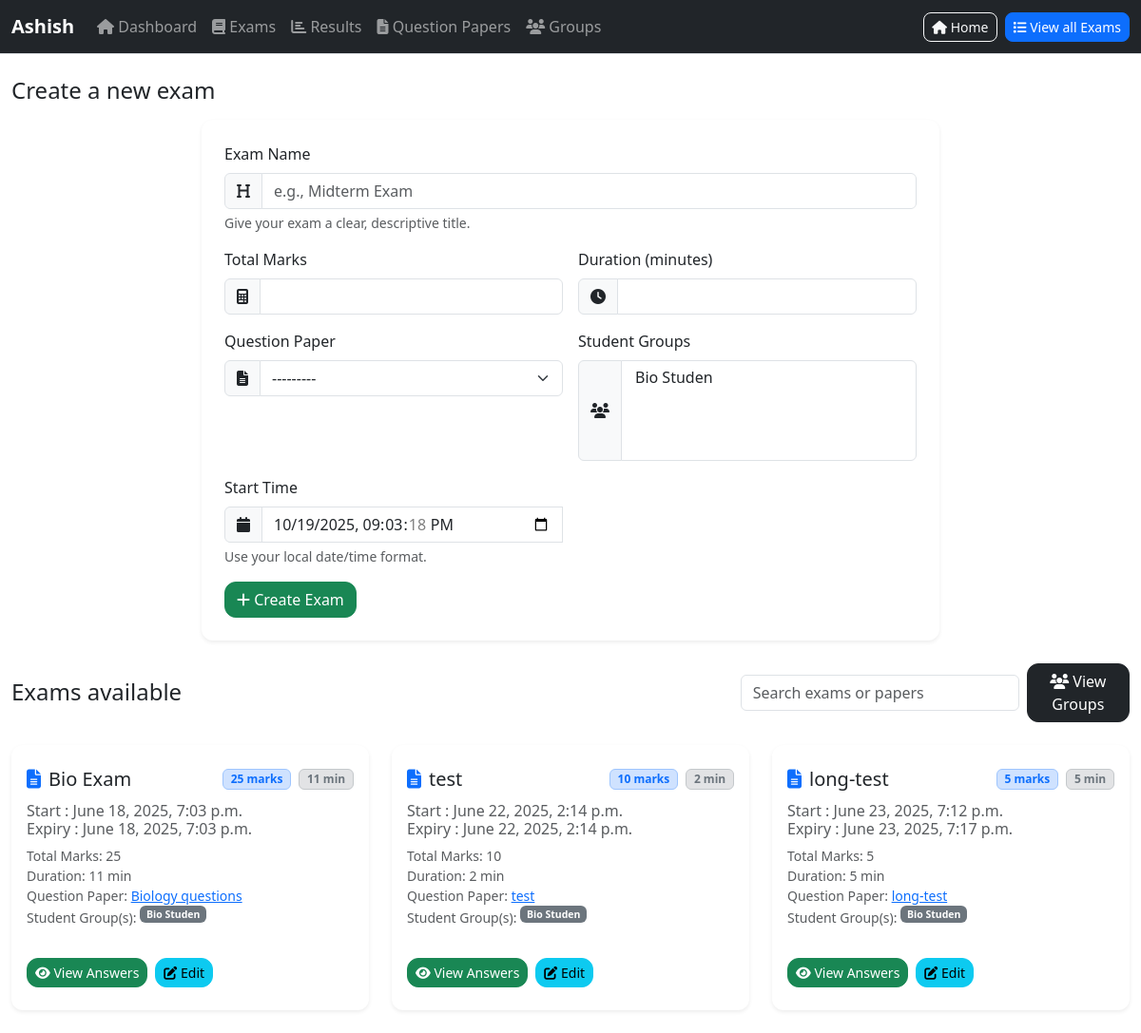
The app's page /prof/exams (signed in), older data.
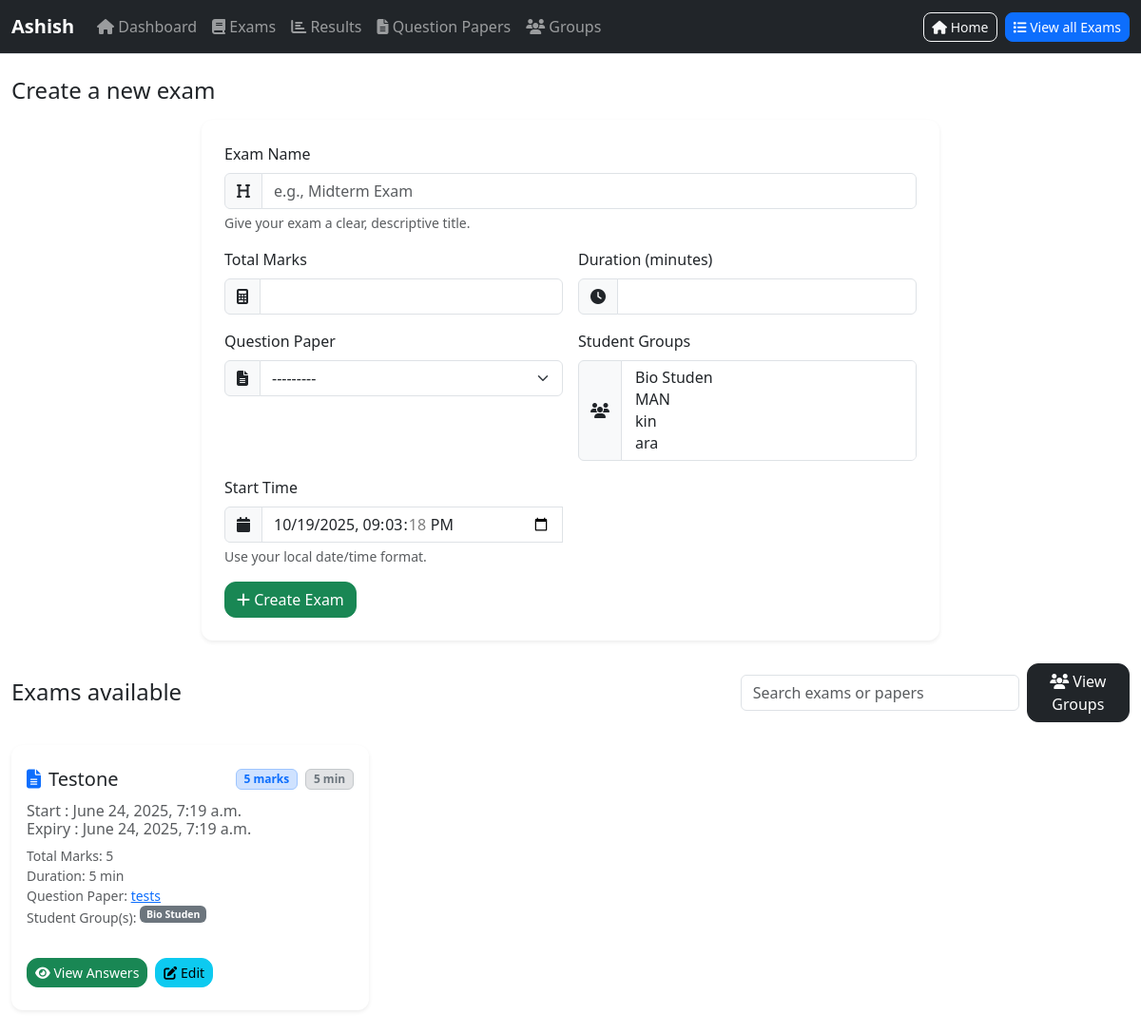
The same page, newer data.
### main/models/exam.py (models this page shows, shortened)
class Exam_Model(models.Model):
    professor = models.ForeignKey(User, limit_choices_to={'groups__name': "Professor"}, on_delete=models.CASCADE)
    name = models.CharField(max_length=50)
    total_marks = models.IntegerField()
    duration = models.IntegerField()
    question_paper = models.ForeignKey(Question_Paper, on_delete=models.CASCADE, related_name='exams')
    student_group = models.ManyToManyField(Special_Students, related_name='exams')
    start_time = models.DateTimeField(default=timezone.now)
    end_time = models.DateTimeField(default=timezone.now)

### main/models/question_paper.py (models this page shows)
class Question_Paper(models.Model):
    professor = models.ForeignKey(User, limit_choices_to={'groups__name': "Professor"}, on_delete=models.CASCADE)
    qPaperTitle = models.CharField(max_length=100)
    questions = models.ManyToManyField(Question_DB)
    def __str__(self):
        return f' Question Paper Title :- {self.qPaperTitle}\n'

### main/models/group.py (models this page shows)
class Special_Students(models.Model):
    professor = models.ForeignKey(User, limit_choices_to={'groups__name': "Professor"}, on_delete=models.CASCADE)
    category_name = models.CharField(max_length=10)
    students = models.ManyToManyField(User, limit_choices_to={'groups__name': "Student"}, related_name='student_groups')
    def __str__(self):
        return self.category_name

### prof/views/exam.py (the view, shortened to what this page needs)
def view_exams(request):
    prof = request.user
    new_Form = ExamForm()
    new_Form.fields["student_group"].queryset = Special_Students.objects.filter(  # type: ignore
        professor=prof)
    new_Form.fields["question_paper"].queryset = Question_Paper.objects.filter(  # type: ignore
        professor=prof)
    exams = Exam_Model.objects.filter(professor=prof)  # type: ignore
    return render(request, 'prof/exam/view_exams.html', {
        'exams': exams, 'examform': new_Form, 'prof': prof,
    })

### prof/forms.py
class ExamForm(forms.ModelForm):
    class Meta:
        model = Exam_Model
        exclude = ['professor', 'end_time']
        widgets = {
            'name': forms.TextInput(attrs={'class': 'form-control', 'placeholder': 'e.g., Midterm Exam'}),
            'total_marks': forms.NumberInput(attrs={'class': 'form-control', 'min': '0'}),
            'duration': forms.NumberInput(attrs={'class': 'form-control', 'min': '1', 'step': '1'}),
            'question_paper': forms.Select(attrs={'class': 'form-select'}),
            'student_group': forms.SelectMultiple(attrs={'class': 'form-select'}),
            'start_time': forms.DateTimeInput(attrs={'class': 'form-control', 'type': 'datetime-local'}),
        }

### prof/templates/prof/exam/view_exams.html (shortened to what the changed rows need)
{% extends 'prof/base/base.html' %}
{% load static %}
{% block body %}
    <div class="container py-4">
        <div class="d-flex align-items-center justify-content-between flex-wrap gap-3 mb-3">
            <h2 class="h4 mb-0">Create a new exam</h2>
        </div>
        <div class="row justify-content-center">
            <div class="col-lg-8 col-md-10 col-sm-12">
                <div class="card shadow-sm border-0 rounded-4">
                    <div class="card-body p-4">
                    <form method="POST" class="needs-validation" novalidate>
                    <div class="row g-3">
                        <div class="col-md-6">
                            <div class="input-group">
                                <span class="input-group-text"><i class="fa fa-users"></i></span>
                                {{ examform.student_group }}
                            </div>
                        </div>
                    </div>
                    </form>
                    </div>
                </div>
            </div>
        </div>
        <div id='exams'>
            <div class="d-flex align-items-center justify-content-between flex-wrap gap-3 my-4">
                <h2 class="h4 mb-0">Exams available</h2>
            </div>
            <div class="row g-4">
                    {% for t in exams %}
                    <div class="col-xl-4 col-lg-6 col-md-6">
                        <div class="card h-100 shadow-sm border-0 rounded-4 exam-card" data-name="{{ t.name|lower }}" data-paper="{{ t.question_paper.qPaperTitle|lower }}">
                        <div class="card-header bg-transparent border-0 pt-4 pb-0">
                            <div class="d-flex align-items-center justify-content-between">
                                <h5 class="mb-0"><i class="fa fa-file-lines text-primary me-2"></i>{{ t.name }}</h5>
                                <div class="d-flex gap-2">
                                    <span class="badge bg-primary-subtle text-primary border border-primary-subtle">{{ t.total_marks }} marks</span>
                                    <span class="badge bg-secondary-subtle text-secondary border border-secondary-subtle">{{ t.duration }} min</span>
                                </div>
                            </div>
                        </div>
                        <div class="card-body pt-3">
                            <h6 class="card-subtitle mb-2 text-muted">
                                Start : {{ t.start_time }}<br>
                                Expiry : {{ t.end_time }}
                            </h6>
                            <div class="small text-muted mb-3">
                                <div>Total Marks: {{t.total_marks}}</div>
                                <div>Duration: {{t.duration}} min</div>
                                <div>Question Paper: <a
                                    href="{% url 'prof:view_specific_paper' t.question_paper.id %}">{{ t.question_paper.qPaperTitle }}</a></div>
                                <div>Student Group(s):
                                    {% for group in t.student_group.all %}
                                        <span class="badge bg-secondary me-1">{{ group.category_name }}</span>
                                    {% endfor %}
                                </div>
                            </div>
                        </div>
                        <div class="card-footer bg-transparent border-0 pt-0 pb-4">
                            <div class="d-grid gap-2 d-md-flex">
                                <a href="{% url 'prof:evaluate_exam' t.id %}" class="btn btn-success btn-sm" title="View Student Answers">
                                    <i class="fa fa-eye"></i> View Answers
                                </a>
                                <a href="{% url 'prof:edit_exam' t.id %}" class="btn btn-info btn-sm">
                                    <i class="fa fa-edit"></i> Edit
                                </a>
                            </div>
                        </div>
                        </div>
                    </div>
                    {% endfor %}
            </div>
        </div>
    </div>
{% endblock body %}

Row changes from the older to the newer data that the page shows:
removed Exam_Model: name "Bio Exam", total_marks "25", duration "11", start_time "June 18, 2025, 7:03 p.m.", end_time "June 18, 2025, 7:03 p.m.", question_paper.qPaperTitle "Biology questions", Special_Students (category_name "Bio Studen")
removed Exam_Model: name "test", total_marks "10", duration "2", start_time "June 22, 2025, 2:14 p.m.", end_time "June 22, 2025, 2:14 p.m.", question_paper.qPaperTitle "test", Special_Students (category_name "Bio Studen")
removed Exam_Model: name "long-test", total_marks "5", duration "5", start_time "June 23, 2025, 7:12 p.m.", end_time "June 23, 2025, 7:17 p.m.", question_paper.qPaperTitle "long-test", Special_Students (category_name "Bio Studen")
added Exam_Model: name "Testone", total_marks "5", duration "5", start_time "June 24, 2025, 7:19 a.m.", end_time "June 24, 2025, 7:19 a.m.", question_paper.qPaperTitle "tests", Special_Students (category_name "Bio Studen")
Text that changed along with them:
form field student_group: "Bio Studen" → "Bio Studen / MAN / kin / ara"
